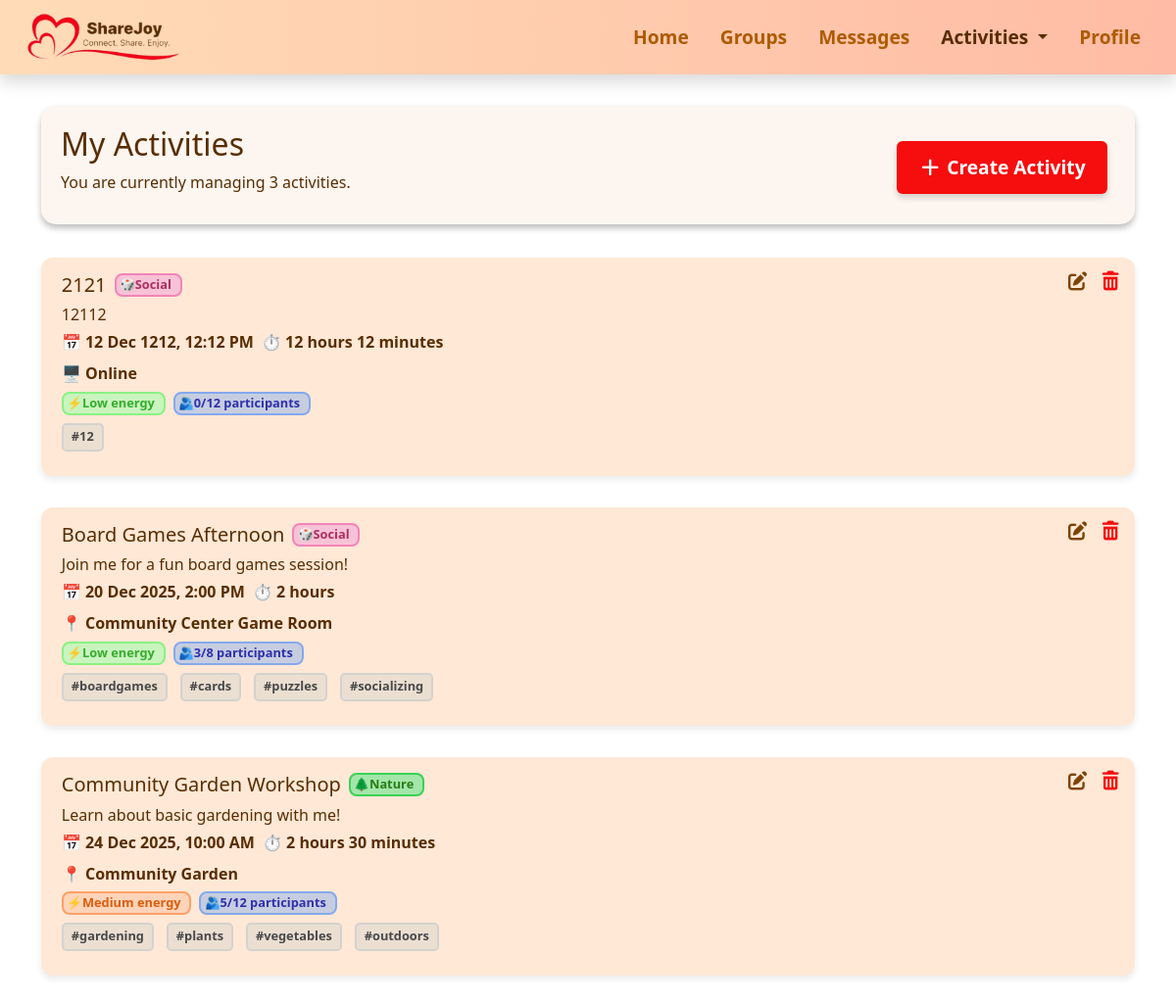
The page /activities on the database as committed earlier.
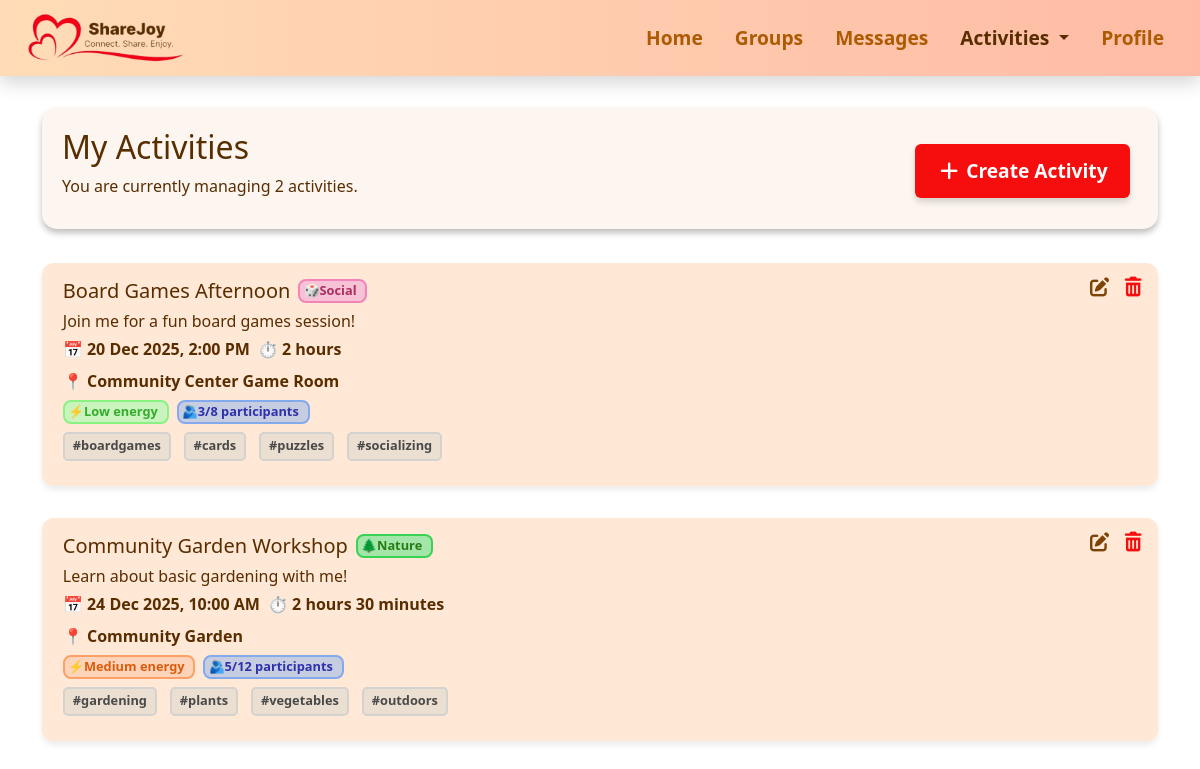
The same page on the database as committed later.
### activities.py (models this page shows)
class Activity(db.Model):
    id = db.Column(db.Integer, primary_key=True)
    name = db.Column(db.String(100))
    description = db.Column(db.Text)
    date = db.Column(db.String(20))
    time = db.Column(db.String(10))
    duration_hours = db.Column(db.Integer)
    duration_minutes = db.Column(db.Integer)
    format_type = db.Column(db.String(20))
    location = db.Column(db.String(100))
    type = db.Column(db.String(50))
    energy = db.Column(db.String(10))
    max_participants = db.Column(db.Integer)
    participants = db.Column(db.Integer)
    tags = db.Column(db.String(200))
    creator = db.Column(db.String(50))

### app.py (the view)
@app.route("/activities")
def activities():
    activities = Activity.query.filter_by(creator="me").order_by(Activity.date.asc()).all()
    for activity in activities:
        activity.tags = activity.tags.split(",") if activity.tags else []
        try:
            parsed_date = datetime.strptime(activity.date, "%Y-%m-%d")
        except ValueError:
            parsed_date = datetime.strptime(activity.date, "%d %b %Y")
        activity.display_date = parsed_date.strftime("%d %b %Y")
        try:
            parsed_time = datetime.strptime(activity.time, "%H:%M")
        except ValueError:
            parsed_time = datetime.strptime(activity.time, "%I:%M %p")
        activity.display_time = parsed_time.strftime("%I:%M %p").lstrip("0")
    num_activities = len(activities)
    return render_template(
        "activities.html",
        title="Activities",
        num_activities=num_activities,
        activities=activities
    )

### templates/activities.html (shortened to what the changed rows need)
{% extends "base.html" %}
{% block extra_css %}
<link rel="stylesheet" href="{{ url_for('static', filename='css/activities.css') }}">
{% endblock %}
{% block content %}
<div class="section-box d-flex flex-column flex-md-row justify-content-between align-items-start align-items-md-center">
    <div>
        <h1>My Activities</h1>
        <p>
            You are currently managing {{ num_activities }}
            {% if num_activities == 1 %}activity{% else %}activities{% endif %}.
        </p>
    </div>
</div>
<div class="row">
    {% for activity in activities %}
    <div class="col-12 card-spacing">
        <div class="activity-card position-relative">
            <div class="card-actions position-absolute top-0 end-0 d-flex gap-0">
                <button class="btn edit"><i class="fa-solid fa-pen-to-square"></i></button>
                <form method="post" action="{{ url_for('activity_delete', activity_id=activity.id) }}" class="d-inline">
                    <button type="submit" class="btn delete"
                        onclick="return confirm('Are you sure you want to delete this activity?');">
                        <i class="fa-solid fa-trash-can"></i>
                    </button>
                </form>
            </div>
            <div class="text">
                <div class="d-flex align-items-center gap-2 spacing">
                    <h5 class="mb-0">{{ activity.name }}</h5>
                    {% if activity.type == 'Creative Arts' %}
                    <span class="badge badge-creativearts">🎨Creative Arts</span>
                    {% elif activity.type == 'Social' %}
                    <span class="badge badge-social">🎲Social</span>
                    {% elif activity.type == 'Learning' %}
                    <span class="badge badge-learning">📖Learning</span>
                    {% elif activity.type == 'Physical' %}
                    <span class="badge badge-physical">🏃Physical</span>
                    {% elif activity.type == 'Nature' %}
                    <span class="badge badge-nature">🌲Nature</span>
                    {% elif activity.type == 'Technology' %}
                    <span class="badge badge-technology">💻Technology</span>
                    {% endif %}
                </div>
                <p>{{ activity.description }}</p>
                <div class="d-flex flex-wrap gap-2 fw-semibold spacing">
                    <span>
                        📅 {{ activity.display_date }}, {{ activity.display_time }}
                    </span>
                    <span>⏱
                        {% set h = activity.duration_hours %}
                        {% set m = activity.duration_minutes %}
                        {% if h and m %}
                        {{ h }} hour{% if h > 1 %}s{% endif %} {{ m }} minute{% if m > 1 %}s{% endif %}
                        {% elif h %}
                        {{ h }} hour{% if h > 1 %}s{% endif %}
                        {% elif m %}
                        {{ m }} minute{% if m > 1 %}s{% endif %}
                        {% else %}
                        0 minutes
                        {% endif %}
                    </span>
                    <div class="col-12">
                        {% if activity.format_type|lower == 'online' %}
                        🖥️ Online
                        {% else %}
                        📍 {{ activity.location }}
                        {% endif %}
                    </div>
                </div>
                <div class="d-flex flex-wrap gap-2 spacing">
                    <span class="badge
                    {% if activity.energy == 'Low' %}energy-low
                    {% elif activity.energy == 'Medium' %}energy-medium
                    {% elif activity.energy == 'High' %}energy-high
                    {% endif %}">
                        ⚡{{ activity.energy }} energy
                    </span>
                    <span class="badge participants">🫂{{ activity.participants }}/{{ activity.max_participants }}
                        participants</span>
                </div>
                <div class="activity-tags spacing">
                    {% for tag in activity.tags %}
                    <span>#{{ tag }}</span>
                    {% endfor %}
                </div>
            </div>
        </div>
    </div>
    {% endfor %}
</div>
{% endblock %}

Rows that differ between the two databases and show on the page:
removed Activity: name "2121", type "🎲Social", description "12112", display_date "12 Dec 1212", display_time "12:12 PM", h "12", m "12", format_type "🖥️ Online", energy "Low", participants "0", max_participants "12", tags "12"
Other text that changed with them:
{{ num_activities }}: "3" → "2"
